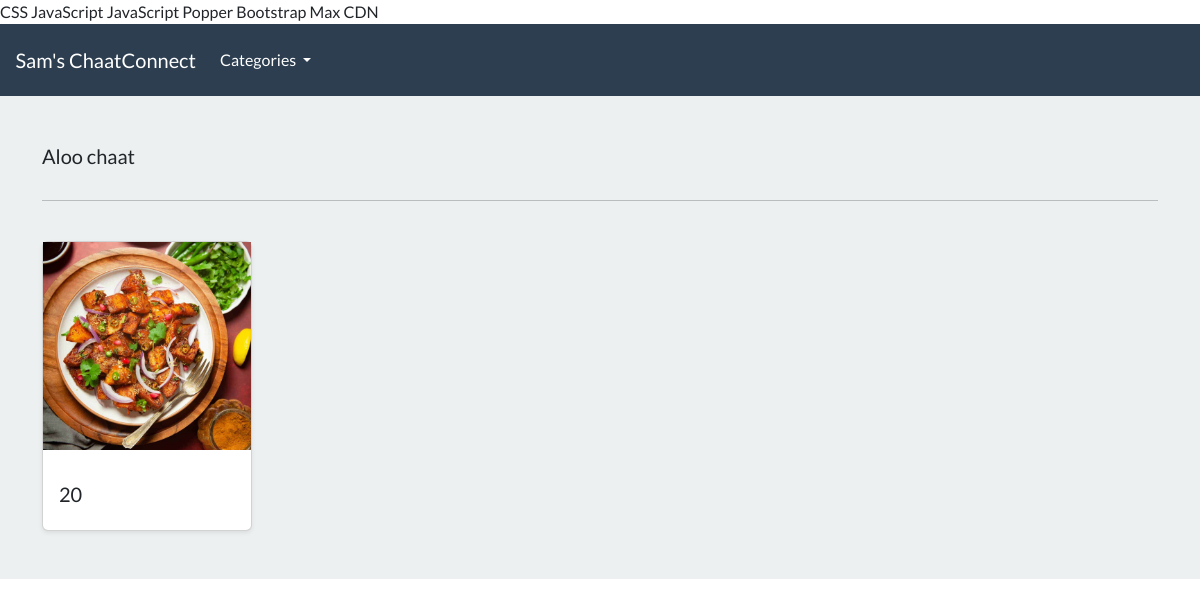
Screenshot of /search/aloo-chaat with the database file from the repository.
### food/models.py (models this page shows, shortened)
class Category(models.Model):
    name = models.CharField(max_length=250, db_index=True)
    slug = models.SlugField(max_length = 250 , unique=True)
    class Meta:
        verbose_name_plural = 'categories'
    def get_absolute_url(self):
        return reverse('list-category', args=[self.slug])

class Product(models.Model):
    Category = models.ForeignKey(Category, related_name='product', on_delete=models.CASCADE, null=True)
    title = models.CharField(max_length= 250)
    slug = models.SlugField(max_length=250, unique=True)
    ingredients = models.TextField()
    instructions = models.TextField()
    prep_time = models.IntegerField(help_text='Preparation time in minutes')
    image = models.ImageField(upload_to='imagees/')
    class Meta:
        verbose_name_plural = 'Products'
    def get_absolute_url(self):
        return reverse('product-details', args=[self.slug])

### food/views.py (the view)
# urls.py: path('search/<slug:category_slug>', views.list_category, name='list-category'),
def list_category(request, category_slug=None):
    category = get_object_or_404(Category, slug=category_slug)
    products = Product.objects.filter(Category=category)
    return render(request, 'food/list-category.html', {'category': category, 'products': products})

### food/views.py (called while the page is built)
def categories(request):
    all_categories = Category.objects.all()
    return {'all_categories': all_categories}

### food/templates/food/list-category.html (shortened to what this page needs)
{% extends "./base.html" %}
{% load static %}
{% block content %}
<main>
  <div class="album py-5 bg-light">
    <div class="container">
      <div class="pb-3 h5"> {{category.name | capfirst}} </div>
      <hr>
      <br>
      <div class="row row-cols-1 row-cols-sm-2 row-cols-md-5 g-3">
        {% for product in  products %}
        <div class="col">
          <div class="card shadow-sm">
          <img class="img-fluid" alt="Responsive image" src="{{product.image.url}}">
            <div class="card-body">
              <div class="d-flex justify-content-between align-items-center">
                <h5> {{product.prep_time}} </h5>
              </div>
            </div>
          </div>
        </div>
        {% endfor %}
      </div>
    </div>
  </div>
</main>
{% endblock %}

### rows the page displays
Category: name "Aloo chaat"
Product: image (picture), prep_time "20"
